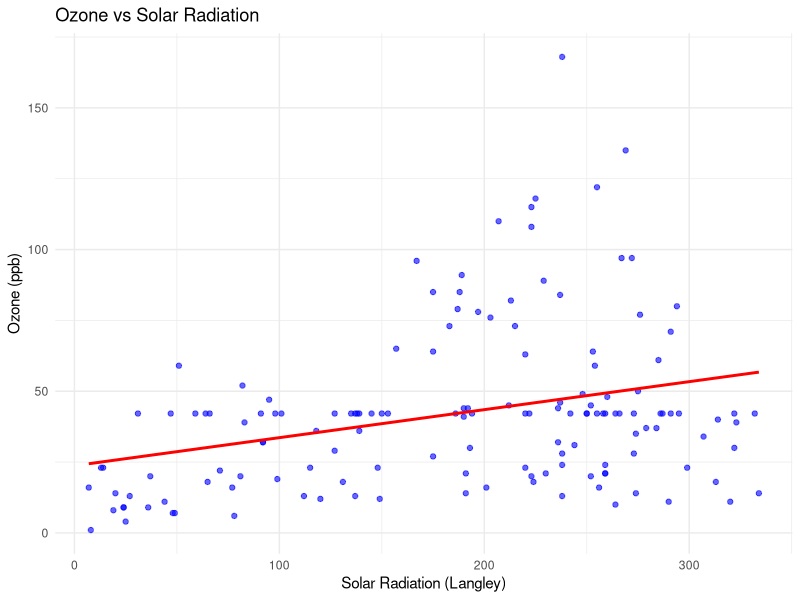

Generate this figure with R:
# Load necessary libraries
library(datasets)
library(ggplot2)

# Load the airquality dataset
data("airquality")

# --- Task 1: Handle Missing Values ---
# Function to handle missing values
handle_na <- function(df) {
  for (col in names(df)) {
    na_count <- sum(is.na(df[[col]]))
    na_percentage <- (na_count / nrow(df)) * 100
    
    if (na_percentage < 10) {
      df <- df[!is.na(df[[col]]), ]  # Drop rows with missing values if <10%
    } else {
      df[[col]][is.na(df[[col]])] <- mean(df[[col]], na.rm = TRUE)  # Replace with mean
    }
  }
  return(df)
}

# Apply the function
airquality_clean <- handle_na(airquality)

# --- Task 2: Apply Linear Regression using Least Squares Method ---
model <- lm(Ozone ~ Solar.R, data = airquality_clean)

# Print model summary
print(summary(model))

# --- Task 3: Scatter Plot with Regression Line ---
ggplot(data = airquality_clean, aes(x = Solar.R, y = Ozone)) +
  geom_point(color = "blue", alpha = 0.6) +
  geom_smooth(method = "lm", se = FALSE, color = "red") +
  labs(title = "Ozone vs Solar Radiation", x = "Solar Radiation (Langley)", y = "Ozone (ppb)") +
  theme_minimal()
